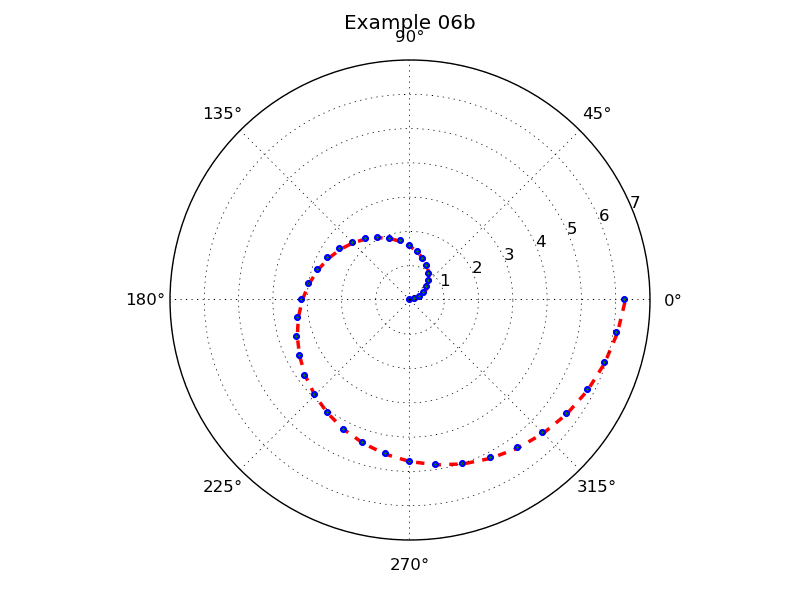

Write the Python code that produced this figure.
import matplotlib.pyplot as pyplot
import plotdata

pyplot.axes(polar=True)

t = plotdata.data06t
r = plotdata.data06r

pyplot.polar(t,r, linestyle='dashed', linewidth=2.5, color='red', marker='.', markersize=7.5, markeredgecolor='blue', markeredgewidth=1.5, markerfacecolor='green')

pyplot.title('Example 06b')
pyplot.savefig('example06b.png')

